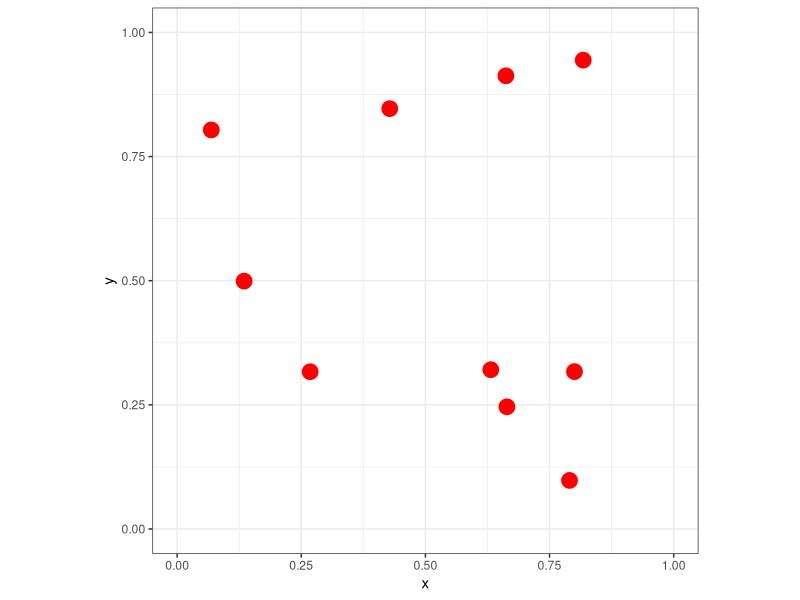
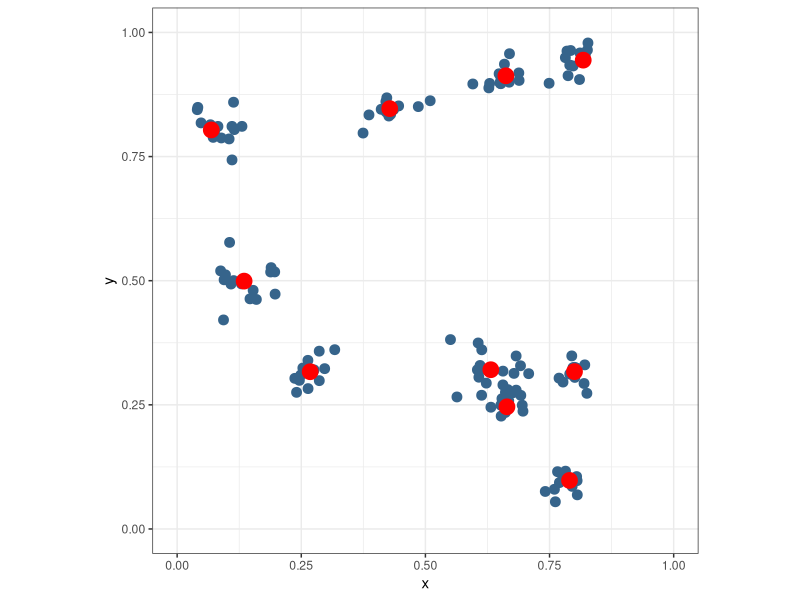
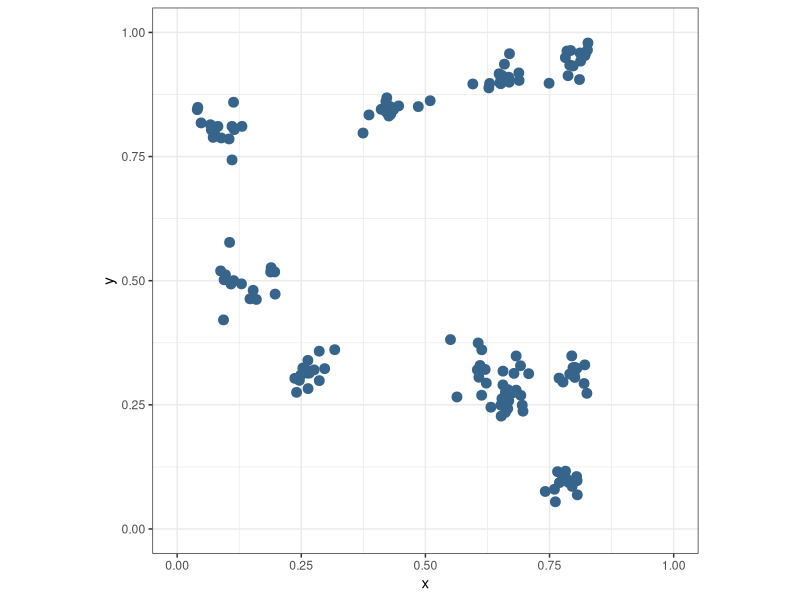
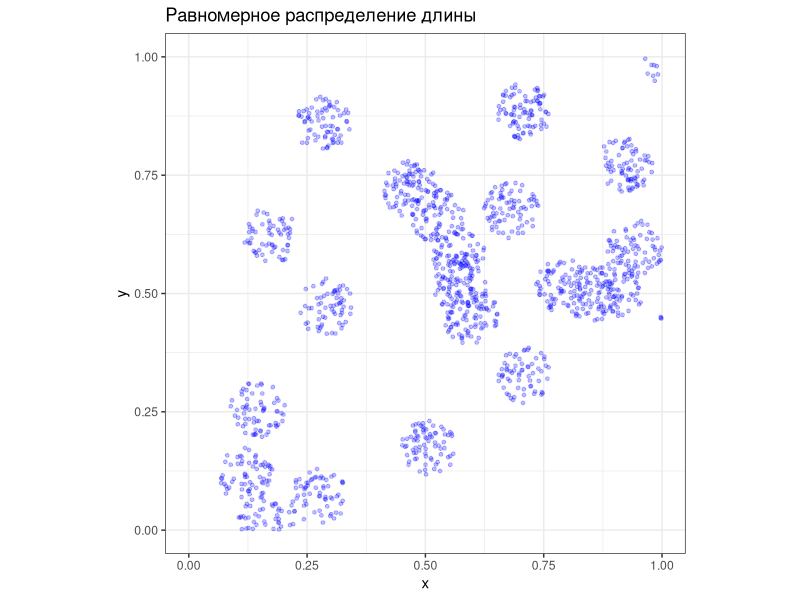
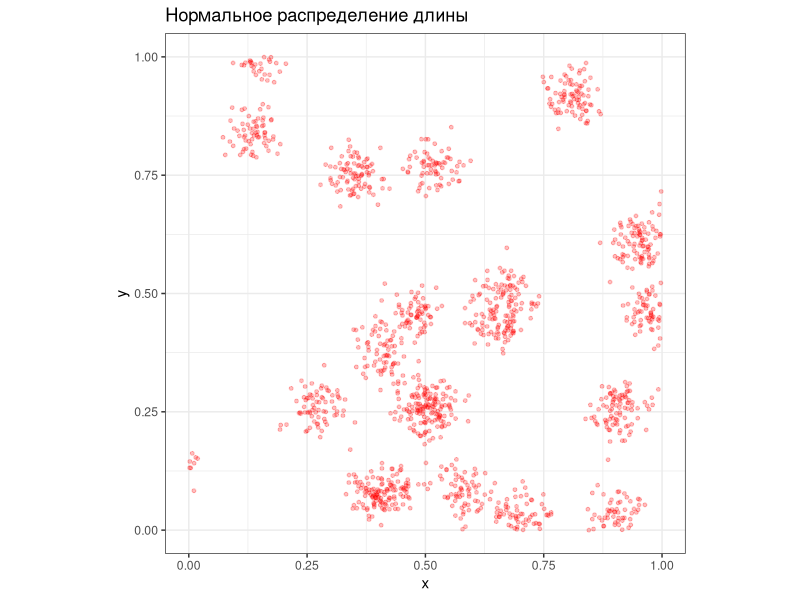
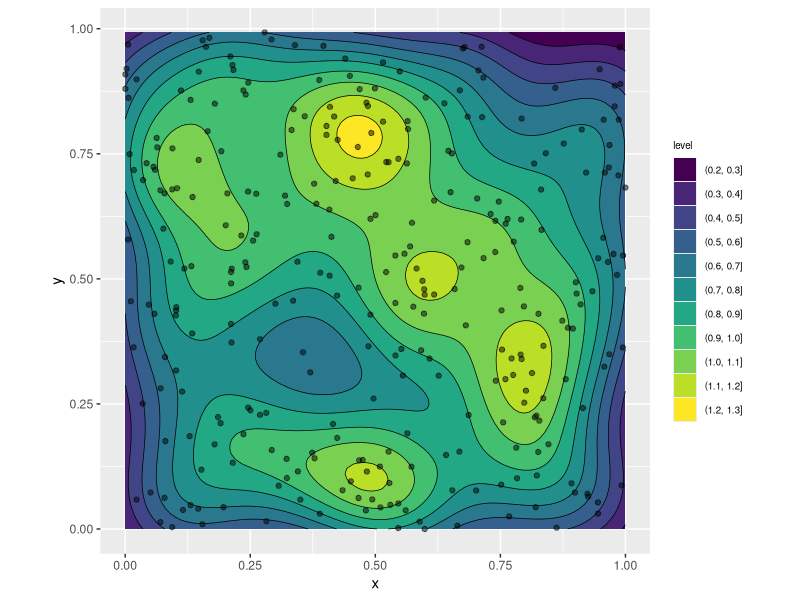
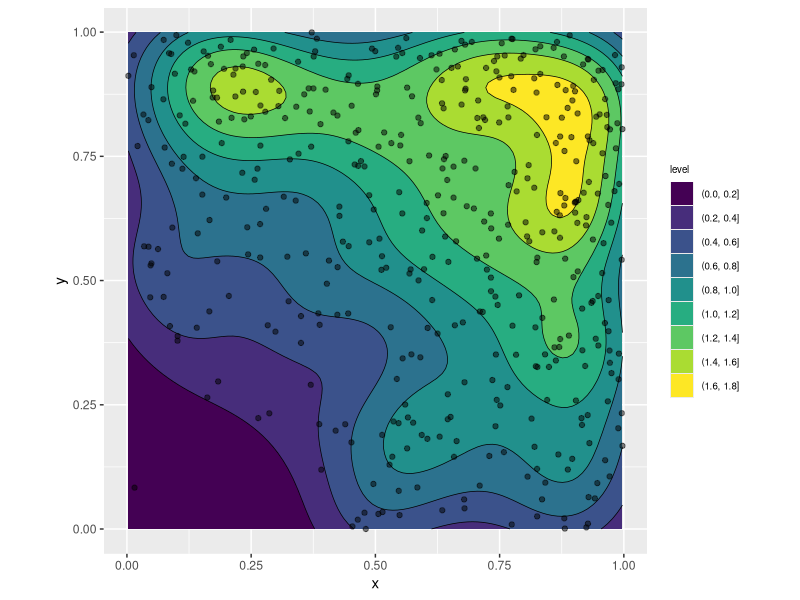
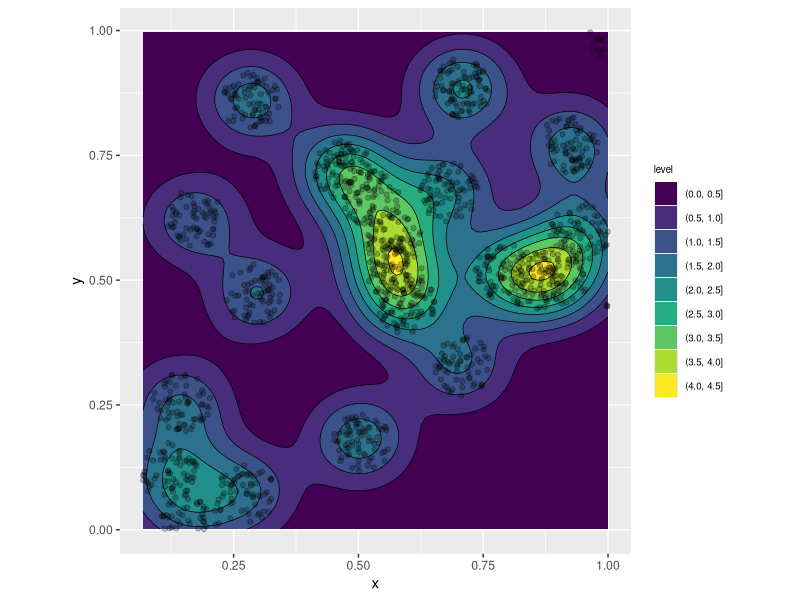

Reproduce these figures in R, in order.
## ---- chunk 1
library(tidyverse)
library(sf)
library(spatstat)
library(gganimate)

lambda = 300 # Интенсивность Пуассоновского процесса
k = 10 # Интенсивность кластеров
s = 0.04 # Ожидаемый размер кластера
m = 15 # Ожидаемое количество точек в кластере
r = 0.05 # Расстояние ингибиции (для регулярного процесса)
## ---- chunk 2
adf = function(ppp) {
  ppp$df = tibble(
    x = ppp$x,
    y = ppp$y
  )
  return(ppp)
}

nframes = 20
pois = lapply(1:nframes, \(iter) { 
  p = rpoispp(lambda)
  tibble(
    x = p$x,
    y = p$y,
    iter = iter
  )
}) |> bind_rows()

gp = ggplot(pois, aes(x,y)) +
  geom_point(size = 3, color = 'steelblue4') +
  coord_equal() +
  theme_void() +
  transition_states(iter)

animate(gp, fps = 1, nframes = nframes, 
        rewind = TRUE, detail = 0, width = 480, height = 480)
## ---- chunk 3
gp = ggplot() +
  annotate('rect', xmin = 0.1, xmax = 0.7, 
           ymin = 0.2, ymax = 0.7, alpha = 0.5, 
           color = 'magenta', fill = 'pink') +
  annotate("text", x = 0.4, y = 0.45, 
           label = "B", size = 20) +
  geom_point(data = pois, mapping = aes(x,y), 
             size = 3, color = 'steelblue4') +
  coord_equal() +
  theme_bw() +
  transition_states(iter)

animate(gp, fps = 1, nframes = nframes, 
        rewind = TRUE, detail = 0, width = 480, height = 480)
## ---- chunk 4

## ---- chunk 5
hpois = lapply(1:nframes, \(iter) {
  lambda = function(x,y) { 500 * (y^2 + x) }
  p = rpoispp(lambda)
  tibble(
    x = p$x,
    y = p$y,
    iter = iter
  )
}) |> bind_rows()

gp = ggplot() +
  annotate('rect', xmin = 0.1, xmax = 0.7, 
           ymin = 0.2, ymax = 0.7, alpha = 0.5, 
           color = 'magenta', fill = 'pink') +
  annotate("text", x = 0.4, y = 0.45, 
           label = "B", size = 20) +
  geom_point(data = hpois, mapping = aes(x,y), 
             size = 3, color = 'steelblue4') +
  coord_equal() +
  theme_bw() +
  transition_states(iter)

animate(gp, fps = 1, nframes = nframes, 
        rewind = TRUE, detail = 0, width = 480, height = 480)
## ---- chunk 6
border = lapply(1:nframes, \(iter) {
  lambda = function(x,y) { 500 * ((y-0.5)^2 + (x-0.5)^2) }
  p = rpoispp(lambda)
  tibble(
    x = p$x,
    y = p$y,
    iter = iter
  )
}) |> bind_rows()

gp = ggplot() +
  geom_point(data = border, mapping = aes(x,y), 
             size = 3, color = 'steelblue4') +
  coord_equal() +
  theme_bw() +
  transition_states(iter)

animate(gp, fps = 1, nframes = nframes, 
        rewind = TRUE, detail = 0, width = 480, height = 480)
## ---- chunk 7
center = lapply(1:nframes, \(iter) {
  lambda = function(x,y) { 500 * (1.0 - abs(y-0.5) - abs(x-0.5)) }
  p = rpoispp(lambda)
  tibble(
    x = p$x,
    y = p$y,
    iter = iter
  )
}) |> bind_rows()

gp = ggplot() +
  geom_point(data = center, mapping = aes(x,y), 
             size = 3, color = 'steelblue4') +
  coord_equal() +
  theme_bw() +
  transition_states(iter)

animate(gp, fps = 1, nframes = nframes, 
        rewind = TRUE, detail = 0, width = 480, height = 480)
## ---- chunk 8
matern = lapply(1:nframes, \(iter) {
  p = rMatClust(k, s, m)
  tibble(
    x = p$x,
    y = p$y,
    iter = iter
  )
}) |> bind_rows()

gp = ggplot() +
  geom_point(data = matern, mapping = aes(x,y), 
             size = 3, color = 'steelblue4') +
  coord_equal() +
  theme_bw() +
  transition_states(iter)

animate(gp, fps = 1, nframes = nframes, 
        rewind = TRUE, detail = 0, width = 480, height = 480)
## ---- chunk 9
parents = tibble(
  x = runif(k),
  y = runif(k)
)

ggplot() +
  geom_point(data = parents, mapping = aes(x,y), 
             size = 5, color = 'red') +
  coord_equal() +
  xlim(0, 1) +
  ylim(0, 1) +
  theme_bw()
## ---- chunk 10
dist  = rnorm(m * k, 0, s)
theta = runif(m * k, 0, 2 * pi)
  
offspr = tibble(
  x = rep(parents$x, m) + dist * cos(theta),
  y = rep(parents$y, m) + dist * sin(theta)
)

ggplot() +
  geom_point(data = offspr, mapping = aes(x,y), 
             size = 3, color = 'steelblue4') +
  geom_point(data = parents, mapping = aes(x,y), 
             size = 5, color = 'red') +
  coord_equal() +
  xlim(0, 1) +
  ylim(0, 1) +
  theme_bw()
## ---- chunk 11
ggplot() +
  geom_point(data = offspr, mapping = aes(x,y), 
             size = 3, color = 'steelblue4') +
  coord_equal() +
  xlim(0, 1) +
  ylim(0, 1) +
  theme_bw()
## ---- chunk 12
p = rMatClust(k*2, s * 1.5, m * 5)
matern = tibble(
    x = p$x,
    y = p$y
)

ggplot() +
  geom_point(data = matern, mapping = aes(x,y), 
             size = 1, color = 'blue', alpha = 0.25) +
  ggtitle("Равномерное распределение длины") +
  coord_equal() +
  xlim(0, 1) +
  ylim(0, 1) +
  theme_bw() 
## ---- chunk 13
p = rThomas(k*2, s * 0.75, m * 5)
thomas = tibble(
    x = p$x,
    y = p$y
)

ggplot() +
  geom_point(data = thomas, mapping = aes(x,y), 
             size = 1, color = 'red', alpha = 0.25) +
  ggtitle("Нормальное распределение длины") +
  coord_equal() +
  xlim(0, 1) +
  ylim(0, 1) +
  theme_bw() 
## ---- chunk 14
ssi = lapply(1:nframes, \(iter) { 
  p = rSSI(r, lambda)
  tibble(
    x = p$x,
    y = p$y,
    iter = iter
  )
}) |> bind_rows()

gp = ggplot(ssi, aes(x,y)) +
  geom_point(size = 4, color = 'steelblue4', alpha = 0.5) +
  coord_equal() +
  theme_bw() +
  transition_states(iter)

animate(gp, fps = 1, nframes = nframes, 
        rewind = TRUE, detail = 0, width = 400, height = 400)
## ---- chunk 15
ssi_1 = ssi |> 
  filter(iter == 1) |> 
  mutate(num = row_number())

gp = ggplot(ssi_1, aes(x,y)) +
  geom_point(size = 4, color = 'steelblue4', alpha = 0.5) +
  coord_equal() +
  theme_bw() +
  transition_manual(num, cumulative = T)

animate(gp, nframes = gp$num, detail = 0, width = 480, height = 480)
## ---- chunk 16
pat = filter(pois, iter == 1)
ggplot(pat, aes(x,y)) +
  geom_density_2d_filled() +
  geom_density_2d(linewidth = 0.25, colour = "black") +
  geom_point(alpha = 0.5) +
  coord_equal() +
  guides(fill = guide_legend(override.aes = list(size = 0.5))) +
  theme(legend.title = element_text(size = 7), 
        legend.text = element_text(size = 7))
## ---- chunk 17
pat = filter(hpois, iter == 1)
ggplot(pat, aes(x,y)) +
  geom_density_2d_filled() +
  geom_density_2d(linewidth = 0.25, colour = "black") +
  geom_point(alpha = 0.5) +
  coord_equal() +
  guides(fill = guide_legend(override.aes = list(size = 0.5))) +
  theme(legend.title = element_text(size = 7), 
        legend.text = element_text(size = 7))
## ---- chunk 18
ggplot(matern, aes(x,y)) +
  geom_density_2d_filled() +
  geom_point(alpha = 0.25) +
  geom_density_2d(linewidth = 0.25, colour = "black") +
  coord_equal() +
  guides(fill = guide_legend(override.aes = list(size = 0.5))) +
  theme(legend.title = element_text(size = 7), 
        legend.text = element_text(size = 7))
## ---- chunk 19
ggplot(thomas, aes(x,y)) +
  geom_density_2d_filled() +
  geom_point(alpha = 0.25) +
  geom_density_2d(linewidth = 0.25, colour = "black") +
  coord_equal() +
  guides(fill = guide_legend(override.aes = list(size = 0.5))) +
  theme(legend.title = element_text(size = 7), 
        legend.text = element_text(size = 7))
## ---- chunk 20
ggplot(ssi_1, aes(x,y)) +
  geom_density_2d_filled() +
  geom_point(alpha = 0.25) +
  geom_density_2d(linewidth = 0.25, colour = "black") +
  coord_equal() +
  guides(fill = guide_legend(override.aes = list(size = 0.5))) +
  theme(legend.title = element_text(size = 7), 
        legend.text = element_text(size = 7))
## ---- chunk 21
pat = rpoispp(lambda)
rad = 0.005 * 0:200
G = envelope(pat, Gest, r = rad, nsim = 100, verbose=FALSE)
plot(G, xlim = c(0, 0.15), main = NULL)
## ---- chunk 22
pat = rMatClust(k, s, m)
rad = 0.005 * 0:200
G = envelope(pat, Gest, r = rad, nsim = 100, verbose=FALSE)
plot(G, xlim = c(0, 0.15), main = NULL)
## ---- chunk 23
pat = rSSI(r, lambda)
rad = 0.005 * 0:200
G = envelope(pat, Gest, r = rad, nsim = 100, verbose=FALSE)
plot(G, xlim = c(0, 0.15), main = NULL)
## ---- chunk 24
data(bei)

beidf = tibble(
  x = bei$x,
  y = bei$y
)

ggplot(beidf, aes(x,y)) +
  geom_point(color = 'darkgreen', alpha = 0.5) +
  coord_equal() +
  theme_bw()
## ---- chunk 25
ggplot(beidf, aes(x,y)) +
  geom_density_2d_filled() +
  geom_density_2d(linewidth = 0.25, colour = "black") +
  geom_point(alpha = 0.5) +
  coord_equal() +
  guides(fill = guide_legend(override.aes = list(size = 0.5))) +
  theme(legend.title = element_text(size = 7), 
        legend.text = element_text(size = 7)) +
  theme_bw()
## ---- chunk 26
rad = 0:200
G = envelope(bei, Gest, r = rad, nsim = 100, verbose=FALSE)
plot(G, xlim = c(0, 20), main = NULL)
## ---- chunk 27
data(bei.extra)
elev = bei.extra[[1]] # высота
grad = bei.extra[[2]] # градиент (уклон)

plot(elev, main = NULL)
plot(bei, add = TRUE)
## ---- chunk 28
plot(grad, main = NULL)
plot(bei, add = TRUE)
## ---- chunk 29
model = ppm(bei ~ offset(log(grad)), data = bei.extra)
plot(model, how = "image", se = FALSE, main = NULL)
## ---- chunk 30
sim = simulate(model)
plot(elev, main = NULL)
plot(sim[[1]], col = 'black', cex = 0.5, add = TRUE)
## ---- chunk 31
sim = simulate(model)
plot(elev, main = NULL)
plot(sim[[1]], col = 'black', cex = 0.5, add = TRUE)
## ---- chunk 32
sim = simulate(model)
plot(elev, main = NULL)
plot(sim[[1]], col = 'black', cex = 0.5, add = TRUE)
## ---- chunk 33
sim = simulate(model)
plot(elev, main = NULL)
plot(sim[[1]], col = 'black', cex = 0.5, add = TRUE)
## ---- chunk 34
sim = simulate(model)
plot(elev, main = NULL)
plot(sim[[1]], col = 'black', cex = 0.5, add = TRUE)
